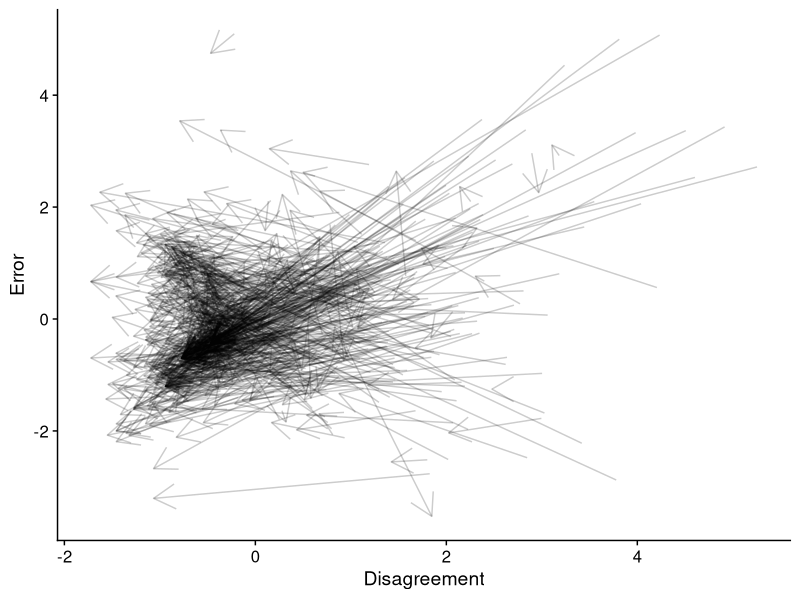
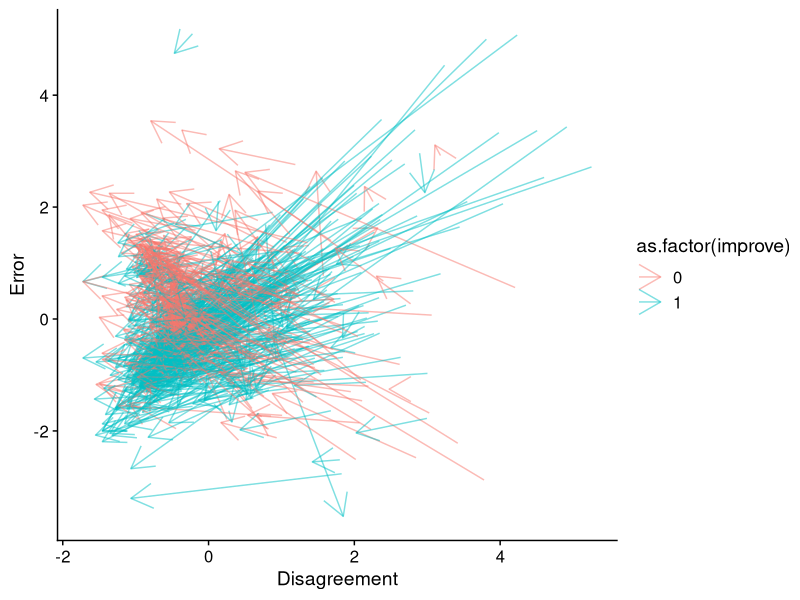
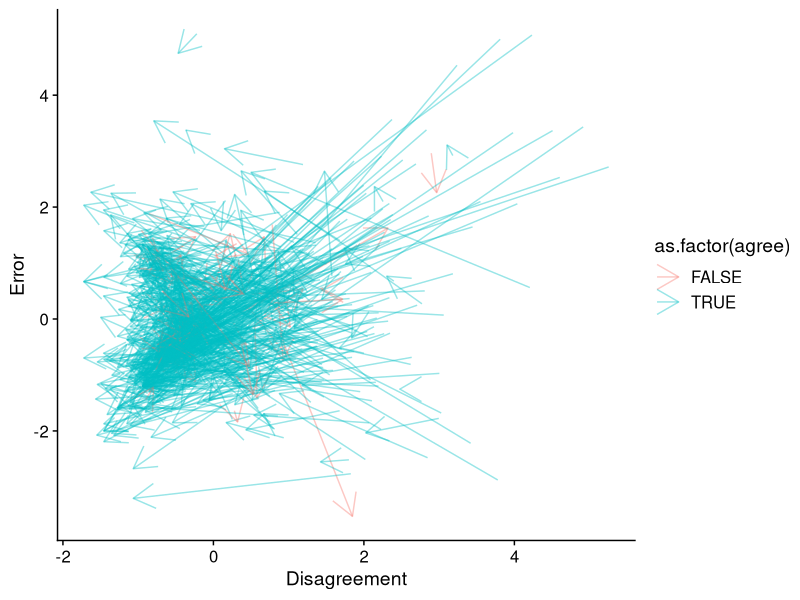
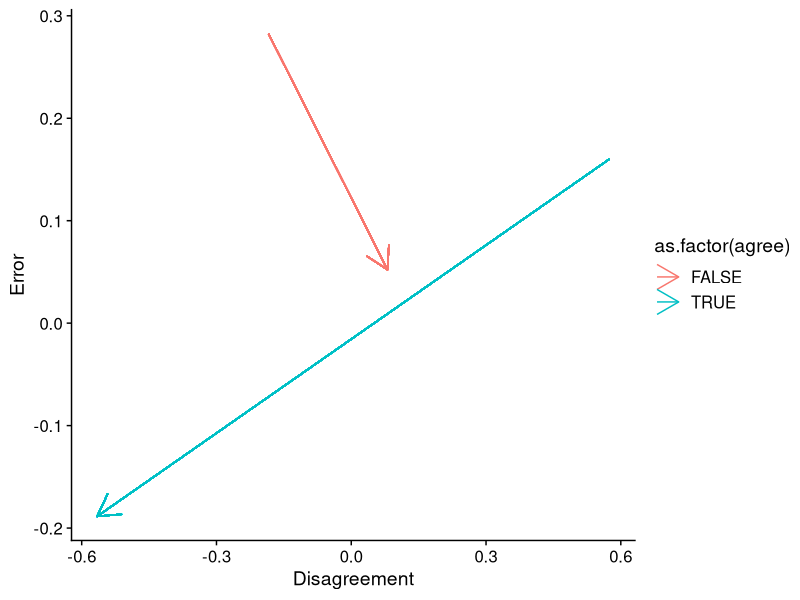

Here is the R script that generated these plots, in order: (Note: this script raises an error after producing the figures.)
#' ---
#' title: "convergence-valence_space"
#' author: "L.-Y. M."
#' date: "2023-10-11"
#' output: html_document
#' ---
#' # input
## ----set up----------------------------------------------------------------------------------------------------------------------
setwd("/Users/owo/Desktop/convergence-valence_space/")
library("tidyverse")
library("cowplot")

#' 
## ----data input------------------------------------------------------------------------------------------------------------------
group_data <- read_csv("data1.csv")
# DATA1 <- read_csv("indS1dates1.csv")
# DATA2 <- read_csv("indS1dates2.csv")
# DATA  <- bind_rows(DATA1, DATA2)
group_data <- mutate(group_data, agree = sd2 < sd1) # create a new variable to indicate whether group agreement formed

#' 
#' # visualise
#' 
#' ### point1 = (Deviation1, Error1) = (sd1, aee1)
#' 
#' ### point2 = (Deviation2, Error2) = (sd2, aee2)
#' 
## ----visualise without normalise, eval = F---------------------------------------------------------------------------------------
## arrow_graph <- ggplot() +
##   geom_segment(aes(x = sd1, y = aee1, xend = sd2, yend = aee2), data = group_data, arrow = arrow(), alpha = 0.05) +
##   theme_cowplot() + xlab('Disagreement') + ylab('Error')
## arrow_graph # original
## 
## arrow_graph_accuracy <- ggplot() +
##   geom_segment(aes(x = sd1, y = aee1, xend = sd2, yend = aee2, colour = as.factor(improve)), data = group_data, arrow = arrow(), alpha = 0.5) +
##   theme_cowplot() + xlab('Disagreement') + ylab('Error')
## arrow_graph_accuracy # original broken down with whether group performance were improved
## 
## arrow_graph_agree <- ggplot() +
##   geom_segment(aes(x = sd1, y = aee1, xend = sd2, yend = aee2, colour = as.factor(agree)), data = group_data, arrow = arrow(), alpha = 0.5) +
##   theme_cowplot() + xlab('Disagreement') + ylab('Error')
## arrow_graph_agree # original broken down with whether group agreement were formed

#' 
## ----normalised------------------------------------------------------------------------------------------------------------------
group_data_n <- group_data %>% 
  pivot_longer(cols = 8:9,   names_to ="acc_time", values_to = "acc_val") %>% 
  pivot_longer(cols = 12:13, names_to ="agr_time", values_to = "agr_val") %>% 
  group_by(qcode) %>% 
  mutate(acc_val = scale(acc_val), agr_val = scale(agr_val)) %>% 
  pivot_wider(names_from = "acc_time", values_from = "acc_val") %>% 
  pivot_wider(names_from = "agr_time", values_from = "agr_val")

#' 
## ----visualise with normalised---------------------------------------------------------------------------------------------------
arrow_graph_n <- ggplot() +
  geom_segment(aes(x = sd1, y = aee1, xend = sd2, yend = aee2), data = group_data_n, arrow = arrow(), alpha = 0.2) + 
  theme_cowplot() + xlab('Disagreement') + ylab('Error')
arrow_graph_n # normalised 

arrow_graph_accuracy_n <- ggplot() +
  geom_segment(aes(x = sd1, y = aee1, xend = sd2, yend = aee2, colour = as.factor(improve)), data = group_data_n, arrow = arrow(), alpha = 0.5) + 
  theme_cowplot() + xlab('Disagreement') + ylab('Error')
arrow_graph_accuracy_n # normalised broken down with whether group performance were improved

arrow_graph_agree_n <- ggplot() +
  geom_segment(aes(x = sd1, y = aee1, xend = sd2, yend = aee2, colour = as.factor(agree)), data = group_data_n, arrow = arrow(), alpha = 0.4) + 
  theme_cowplot() + xlab('Disagreement') + ylab('Error')
arrow_graph_agree_n # normalised broken down with whether group agreement were formed

#' 
## ----visualise for average movement----------------------------------------------------------------------------------------------
averaged_data_n <- group_data_n %>% 
  select(sd1, sd2, aee1, aee2, agree) %>% 
  group_by(agree) %>% 
  mutate(sd1 = mean(sd1), sd2 = mean(sd2), aee1 = mean(aee1), aee2 = mean(aee2))
arrow_graph_agree_n_average <- ggplot() +
  geom_segment(aes(x = sd1, y = aee1, xend = sd2, yend = aee2, colour = as.factor(agree)), data = averaged_data_n, arrow = arrow()) + 
  theme_cowplot() + xlab('Disagreement') + ylab('Error')
arrow_graph_agree_n_average # normalised broken down with whether group agreement were formed

#' 
## ----save images-----------------------------------------------------------------------------------------------------------------
# I_Mer <- plot_grid(arrow_graph, arrow_graph_accuracy, arrow_graph_agree, arrow_graph_n, arrow_graph_accuracy_n, arrow_graph_agree_n, labels = "AUTO") # figures without normalised are removed.
I_Mer <- plot_grid(arrow_graph_n, arrow_graph_accuracy_n, arrow_graph_agree_n, arrow_graph_agree_n_average, labels = "AUTO", nrow = 1)
save_plot('figure_16Oct.png',I_Mer)

## ----save script, include = FALSE------------------------------------------------------------------------------------------------
knitr::purl(input = "plot_code.Rmd", output = "plot_code_16Oct.R",documentation = 2)

#' 
